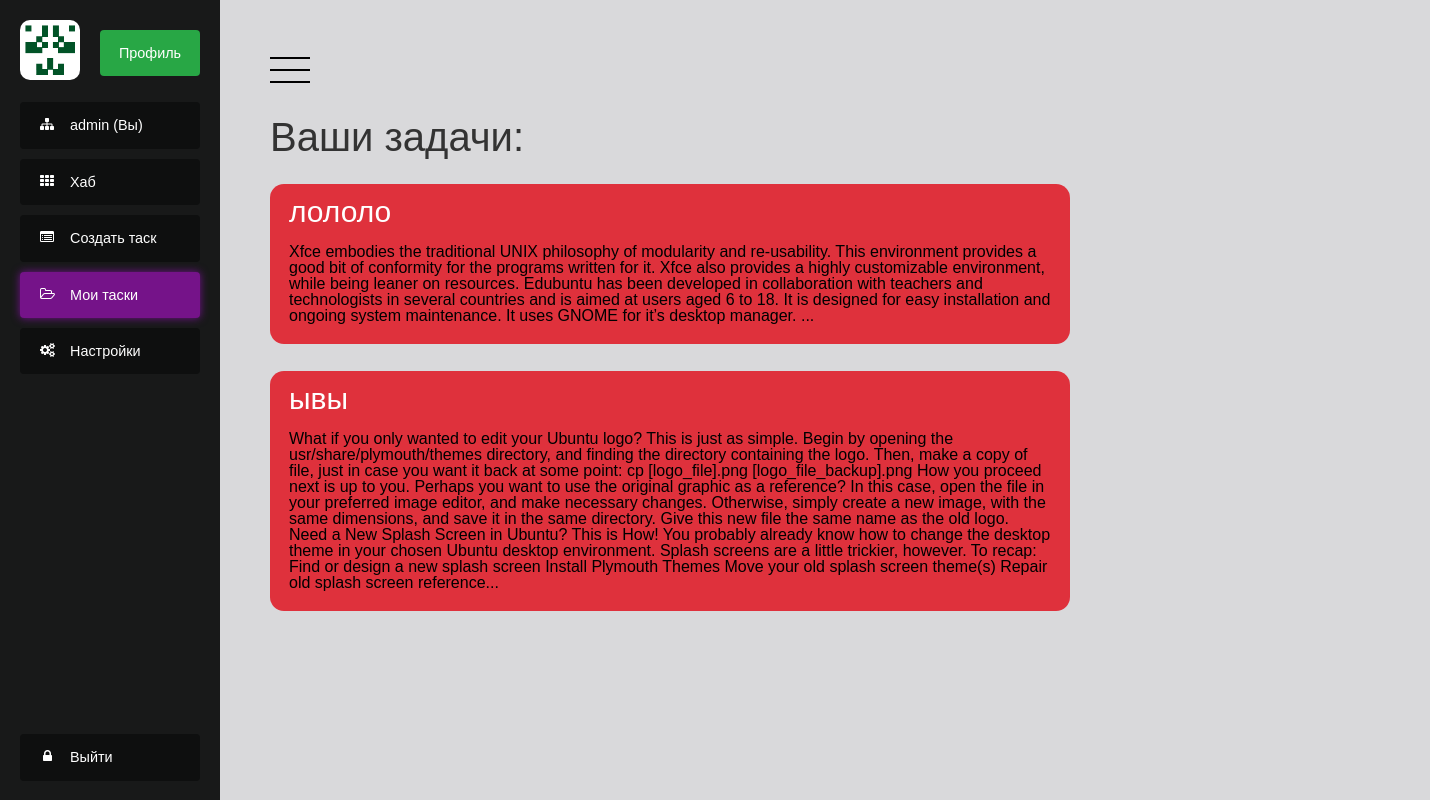
The page /tasks (signed in) on the database its author committed.
### codev_app/models.py (models this page shows)
class Profile(models.Model):
    user = models.OneToOneField(User, on_delete=models.CASCADE)
    bio = models.TextField(max_length=500, blank=True)
    location = models.CharField(max_length=30, blank=True)
    avatar = models.ImageField(upload_to='users')

class Task(models.Model):
    idea = models.CharField(max_length=200)
    body = models.TextField(max_length=10000)
    creation_date = models.DateTimeField(default=datetime.datetime.now())
    author = models.ForeignKey(to=User, blank=True, on_delete=models.CASCADE, null=True)

### codev_app/views.py (the view)
# urls.py: path('tasks', my_tasks),
def my_tasks(request):
    context = get_context(request, 'tasks')
    tasks = Task.objects.filter(author=request.user)
    for t in range(len(tasks)):
        tasks[t].body = tasks[t].body[0:2000]
    context.update({'tasks': tasks})
    return render(request, 'tasks.html', context)

### codev_app/views.py (called while the page is built)
def get_context(request, pagename):
    context = {
        'pagename': pagename,
        'loginform': LoginForm(),
        'user': request.user,
        'registerform': RegistrationForm(request.POST)
    }
    if request.user.is_authenticated:
        context.update({'avatar': request.user.profile.avatar})
    return context

### templates/tasks.html (shortened to what this page needs)
<!DOCTYPE html>
<html lang="en">
<head>
    <link rel="stylesheet" type="text/css" href="/static/modern_style.css">
</head>
<body>
{% include 'patterns/modern_menu.html' %}
<h1>Ваши задачи:</h1>
<ul class="hub-tasks">
    {% for task in tasks %}
          <a href="/task/{{ task.id }}" style="width: 53em;"><div class="task">
          <h1>{{ task.idea }}</h1>
          <p>{{ task.body }}...</p>
           </div></a>
    {% endfor %}
</ul>
{% include 'patterns/modern_footer.html' %}
</html>

### templates/patterns/modern_menu.html (shortened to what this page needs)
<div class="wrapper">
  <div class="sidebar" style="position: fixed;">
    <ul class="nav">
      <img class="avatar" src="{{ MEDIA_URL }}{{ avatar }}">
       <li class="profile"><a class="profile-button" href = "/profile/{{ user }}"><p> Профиль </p></a></li>
       <li><a {% if pagename == 'profile' %}class="active"{% endif %} href = "/profile/{{ user }}"> {{ user }} (Вы) </a></li>
      <li><a {% if pagename == 'hab' %}class="active"{% endif %} href="/">Хаб</a></li>
      <li><a {% if pagename == 'make_task' %}class="active"{% endif %} href="/add_task">Создать таск</a></li>
      <li><a {% if pagename == 'tasks' %}class="active"{% endif %} href="/tasks">Мои таски</a></li>
      <li><a {% if pagename == 'settings' %}class="active"{% endif %}>Настройки</a></li>
      <li><a class="logout" href="/u/logout/">Выйти</a></li>
    </ul>
  </div>
  <div class="content isOpen">
          <a class="button">
      <svg xmlns="http://www.w3.org/2000/svg" viewBox="0 0 100 100">
        <line x1="0" y1="20" x2="100" y2="20" />
        <line x1="0" y1="50" x2="100" y2="50" />
        <line x1="0" y1="80" x2="100" y2="80" />
      </svg>
    </a>

### static/modern_style.css (style rules this page uses)
*, *::before, *::after { margin: 0; padding: 0; box-sizing: border-box; }
a { text-decoration: none; }
html, body { height: 100%; width: 100%; font-family: 'Montserrat', sans-serif; -webkit-font-smoothing: antialiased; font-smoothing: antialiased; background-color: #2a313d; }
body { font: 500 .9rem/1 'Avenir Next', sans-serif; color: #333; background: rgb(45,48,58); }
.wrapper { display: flex; min-height: 100%; background-color: #181919; }
.sidebar { position: absolute; width: 220px; padding: 20px; }
.content { flex: 1; padding: 50px; background: #d9d9db; transform: translateX(0); transition: transform .3s; }
.content.isOpen { transform: translateX(220px); }
.button { cursor: pointer; }
.button svg { width: 40px; }
h1 { margin-top: 25px; font-size: 40px; font-weight: 400; }
.nav { list-style: none; }
.nav li a { background: #0e0f0f; margin-top: 10px; position: relative; display: block; margin-bottom: 5px; padding: 16px 0 16px 50px; color: #fff; border-radius: 4px; -webkit-transition-duration: 0.4s; transition-duration: 0.5s; transition: all .2s ease-in-out; cursor: pointer; }
.nav li a.logout { margin-top: 25em; }
.nav li a.active { background-color: #751389; box-shadow: 0px 0px 8px #751390; }
.nav li a::before { font: 14px fontawesome; position: absolute; top: 15px; left: 20px; }
.nav li:nth-child(3) a::before { content: '\f0e8'; }
.nav li:nth-child(4) a::before { content: '\f00a'; }
.nav li:nth-child(5) a::before { content: '\f022'; }
.nav li:nth-child(6) a::before { content: '\f115'; }
.nav li:nth-child(7) a::before { content: '\f085'; }
.nav li:nth-child(8) a::before { content: '\f023'; left: 23px; }
.task h1 { margin-top: 1px; margin-bottom: 0.5em; font-size: 30px; text-align-all: left; float: left; }
.task p { margin-top: 3em; padding-bottom: 0.5em; text-align: left; color: black; overflow-wrap: break-spaces; }
.task { width: 50em; position: relative; min-height: 10em; text-align: center; background: #df313c; color: #fff; margin-top: 2%; margin-right: 100px; font-size: 16px; padding: 12px 19px; line-height: 1; border-color: transparent; border-radius: 14px; -webkit-transition-duration: 0.4s; transition-duration: 0.5s; transition: all .2s ease-in-out; cursor: pointer; z-index: 50; }
.avatar { margin-bottom: 10px; height: 60px; width: 60px; -webkit-border-radius: 10px; -moz-border-radius: 10px; border-radius: 10px; cursor: pointer; }
.profile { float: right; text-align-all: center; }
.wrapper .sidebar .nav .profile a { width: 100px; text-align: center; float: left; }
.profile p { text-align: center; margin-left: -50px; }
.nav li a.profile-button { background-color: #28a745; }
:root { --gutterSm: 0.4rem; --gutterMd: 0.8rem; --gutterLg: 1.6rem; --gutterXl: 2.4rem; --gutterXx: 7.2rem; --colorPrimary400: #7e57c2; --colorPrimary600: #5e35b1; --colorPrimary800: #4527a0; --fontFamily: "Dosis", sans-serif; --fontSizeSm: 1.2rem; --fontSizeMd: 1.6rem; --fontSizeLg: 2.1rem; --fontSizeXl: 2.8rem; --fontSizeXx: 3.6rem; --lineHeightSm: 1.1; --lineHeightMd: 1.8; --transitionDuration: 300ms; --transitionTF: cubic-bezier(0.645, 0.045, 0.355, 1); --inputPaddingV: var(--gutterMd); --inputPaddingH: var(--gutterLg); --inputFontSize: var(--fontSizeLg); --inputLineHeight: var(--lineHeightMd); --labelScaleFactor: 0.8; --labelDefaultPosY: 50%; --labelTransformedPosY: calc( (var(--labelDefaultPosY)) - (var(--inputPaddingV) * var(--labelScaleFactor)) - (var(--inputFontSize) * var(--inputLineHeight)) ); --inputTransitionDuration: var(--transitionDuration); --inputTransitionTF: var(--transitionTF); }
*, *::before, *::after { box-sizing: border-box; }

### rows shown on the page
Profile: avatar (picture)
Task: idea "лололо", body "Xfce embodies the traditional UNIX philosophy of modularity and re-usability. This environment provides a good bit of conformity for the programs written for it. Xfce also provides a highly customizable environment, while being leaner on resources. Edubuntu has been developed in collaboration with teachers and technologists in several countries and is aimed at users aged 6 to 18. It is designed for easy installation and ongoing system maintenance. It uses GNOME for it’s desktop manager."
Task: idea "ывы", body "What if you only wanted to edit your Ubuntu logo? This is just as simple. Begin by opening the usr/share/plymouth/themes directory, and finding the directory containing the logo. Then, make a copy of file, just in case you want it back at some point: cp [logo_file].png [logo_file_backup].png How you proceed next is up to you. Perhaps you want to use the original graphic as a reference? In this case, open the file in your preferred image editor, and make necessary changes. Otherwise, simply create a new image, with the same dimensions, and save it in the same directory. Give this new file the same name as the old logo. Need a New Splash Screen in Ubuntu? This is How! You probably already…"

### other values the page prints
{{ user }} "admin"
